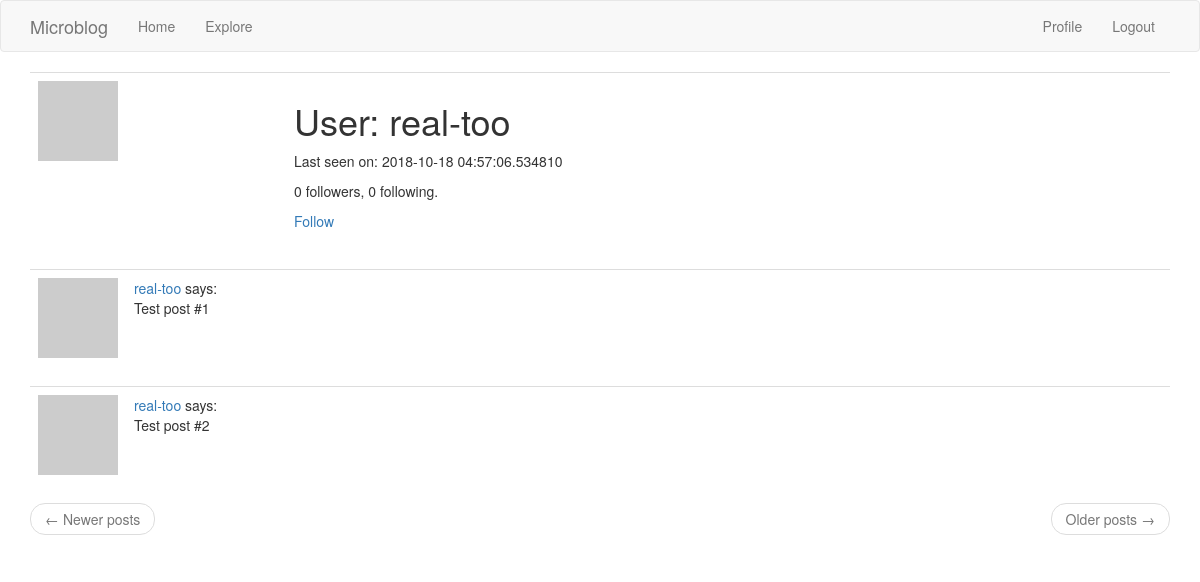
The page /user/real-too (signed in) on the database its author committed.
### app/models.py (models this page shows, shortened)
class User(UserMixin, db.Model):
    id = db.Column(db.Integer, primary_key=True)
    username = db.Column(db.String(64), index=True, unique=True)
    email = db.Column(db.String(120), index=True, unique=True)
    password_hash = db.Column(db.String(128))
    posts = db.relationship('Post', backref='author', lazy='dynamic')
    about_me = db.Column(db.String(140))
    last_seen = db.Column(db.DateTime, default=datetime.utcnow)
    followed = db.relationship(
        'User', secondary=followers,
        primaryjoin=(followers.c.follower_id == id),
        secondaryjoin=(followers.c.followed_id == id),
        backref=db.backref('followers', lazy='dynamic'), lazy='dynamic')
    def avatar(self, size):
        digest = md5(self.email.lower().encode('utf-8')).hexdigest()
        return 'https://www.gravatar.com/avatar/{}?d=identicon&s={}'.format(
            digest, size)
    def is_following(self, user):
        return self.followed.filter(
            followers.c.followed_id == user.id).count() > 0

### app/routes.py (the view)
@app.route('/user/<username>')
@login_required
def user(username):
    user = User.query.filter_by(username=username).first_or_404()
    posts = [
        {'author': user, 'body': 'Test post #1'},
        {'author': user, 'body': 'Test post #2'}
    ]
    return render_template('user.html', user=user, posts=posts)

### app/models.py (called while the page is built)
@login.user_loader
def load_user(id):
    return User.query.get(int(id))

### app/routes.py (called while the page is built)
@app.before_request
def before_request():
    if current_user.is_authenticated:
        current_user.last_seen = datetime.utcnow()
        db.session.commit()

### app/templates/user.html (shortened to what this page needs)
{% extends "base.html" %}
{% block app_content %}
    <table class="table table-hover">
        <tr>
            <td width="256px"><img src="{{ user.avatar(256) }}"></td>
            <td>
                <h1>User: {{ user.username }}</h1>
                {% if user.last_seen %}<p>Last seen on: {{ user.last_seen }}</p>{% endif %}
                <p>{{ user.followers.count() }} followers, {{ user.followed.count() }} following.</p>
                {% if user == current_user %}
                <p><a href="{{ url_for('edit_profile') }}">Edit your profile</a></p>
                {% elif not current_user.is_following(user) %}
                <p><a href="{{ url_for('follow', username=user.username) }}">Follow</a></p>
                {% else %}
                <p><a href="{{ url_for('unfollow', username=user.username) }}">Unfollow</a></p>
                {% endif %}
            </td>
        </tr>
    </table>
    {% for post in posts %}
        {% include '_post.html' %}
    {% endfor %}
    <nav aria-label="...">
        <ul class="pager">
            <li class="previous{% if not prev_url %} disabled{% endif %}">
                <a href="{{ prev_url or '#' }}">
                    <span aria-hidden="true">&larr;</span> Newer posts
                </a>
            </li>
            <li class="next{% if not next_url %} disabled{% endif %}">
                <a href="{{ next_url or '#' }}">
                    Older posts <span aria-hidden="true">&rarr;</span>
                </a>
            </li>
        </ul>
    </nav>
{% endblock %}

### app/templates/_post.html
<table class="table table-hover">
    <tr>
        <td width="70px">
            <a href="{{ url_for('user', username=post.author.username) }}">
                <img src="{{ post.author.avatar(70) }}" />
            </a>
        </td>
        <td>
            <a href="{{ url_for('user', username=post.author.username) }}">
                {{ post.author.username }}
            </a>
            says:
            <br>
            {{ post.body }}
        </td>
    </tr>
</table>

### rows shown on the page
User: username "real-too", last_seen "2018-10-18 04:57:06.534810", author.username "real-too" "real-too"

### other values the page prints
{{ user.followers.count() }} "0"
{{ user.followed.count() }} "0"
{{ post.body }} "Test post #1" "Test post #2"
